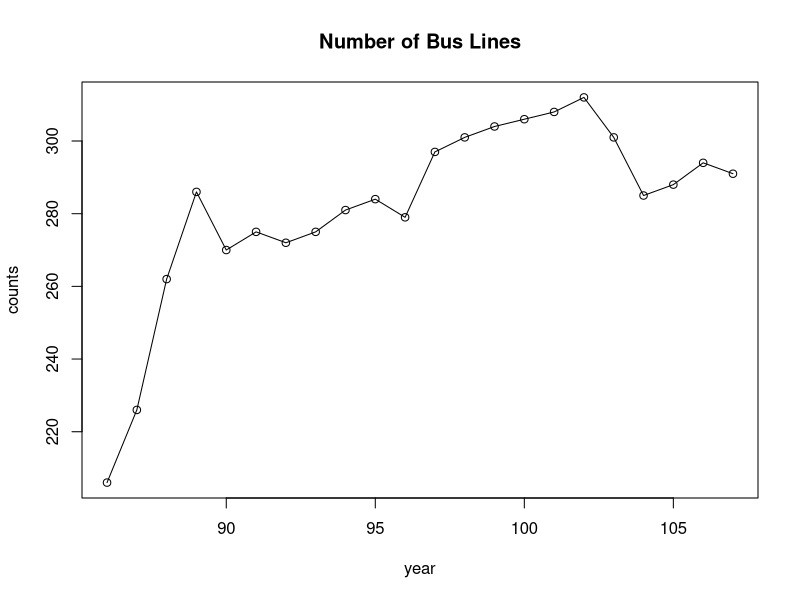

Here is the R script that generated this plot:
## ---- chunk 1
library(readxl)
library(writexl)
## ---- chunk 2
be <- read_excel("data/bus_efficiency.xlsx", na=c("-","..."))
print(be)
## ---- chunk 3
years <- be$...1[!is.na(be$...1)]
cnt <- 1
for (y in years) {
  y <- substr(y, 1, nchar(y)-1)
  be$...1[cnt] <- y
  cnt = cnt + 1
  while(cnt <= length(be$...1) && is.na(be$...1[cnt])) {
    be$...1[cnt] <- y
    cnt = cnt + 1
  }
}
print(be)
## ---- chunk 4
be_full <- be[complete.cases(be),]
be_na <- be
be_na[is.na(be_na)] <- 0
yearcnt <- table(as.numeric(be_full$...1))
print(yearcnt)
## ---- chunk 5
plot(cbind(names(yearcnt), yearcnt), main = "Number of Bus Lines", xlab = "year", ylab = "counts")
lines(cbind(names(yearcnt), yearcnt))
## ---- chunk 6
# "...1", "...2", "行駛段次(段次)", "行駛里程(車公里)", "載客人次(人次)", "每段次平均載客(人次)", "客運收入(元)", "每車公里營收(元)"
newcol <- c("Year", "Name", "Times", "Length", "Customer", "Average.Customer", "Profit", "Average.Profit")
colnames(be_full) <- newcol
colnames(be_na) <- newcol
print(head(be_full))
print(head(be_na))
## ---- chunk 7
write_xlsx(be_full, "data/bus_efficiency_revised.xlsx")
write_xlsx(be_na, "data/bus_efficiency_withna.xlsx")
